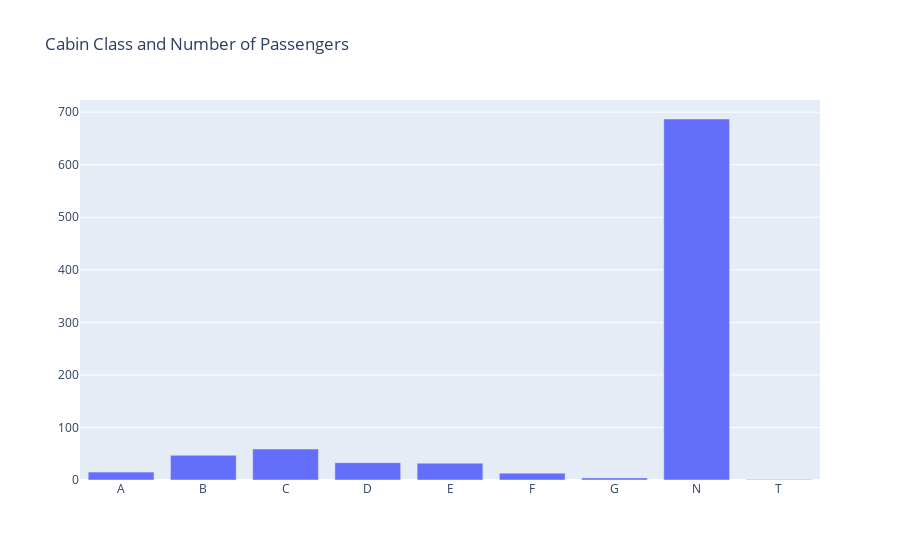

The notebook cell saved with this chart:
### Code cell
numbers =df.groupby('CabinClass').count()['Survived']
trace = go.Bar(x=numbers.index, y=numbers.values)
layout = {
    'title_text': 'Cabin Class and Number of Passengers',

}
fig = go.Figure(data = [trace], layout=layout)
iplot(fig)

### Figure 1 — Plotly figure (JSON) as saved in the notebook; plotly's stock layout.template omitted (floating-point values rounded to 4 significant figures)
{"data": [{"type": "bar", "x": ["A", "B", "C", "D", "E", "F", "G", "N", "T"], "y": [15, 47, 59, 33, 32, 13, 4, 687, 1]}], "layout": {"title": {"text": "Cabin Class and Number of Passengers"}}}
